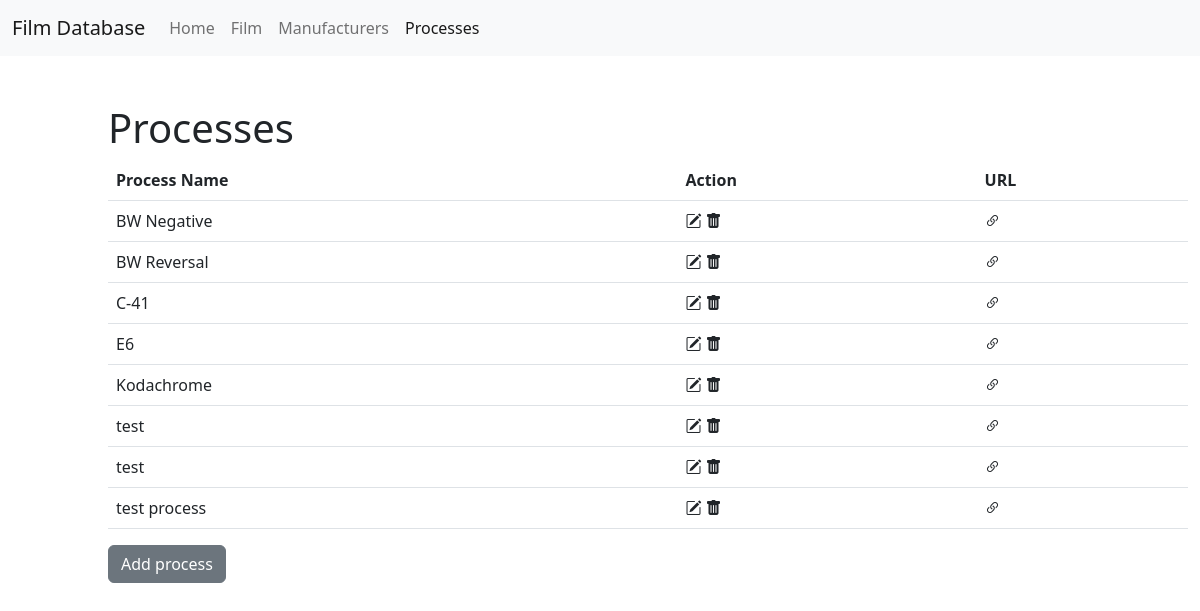
/processes, run on an earlier commit of the app's database.
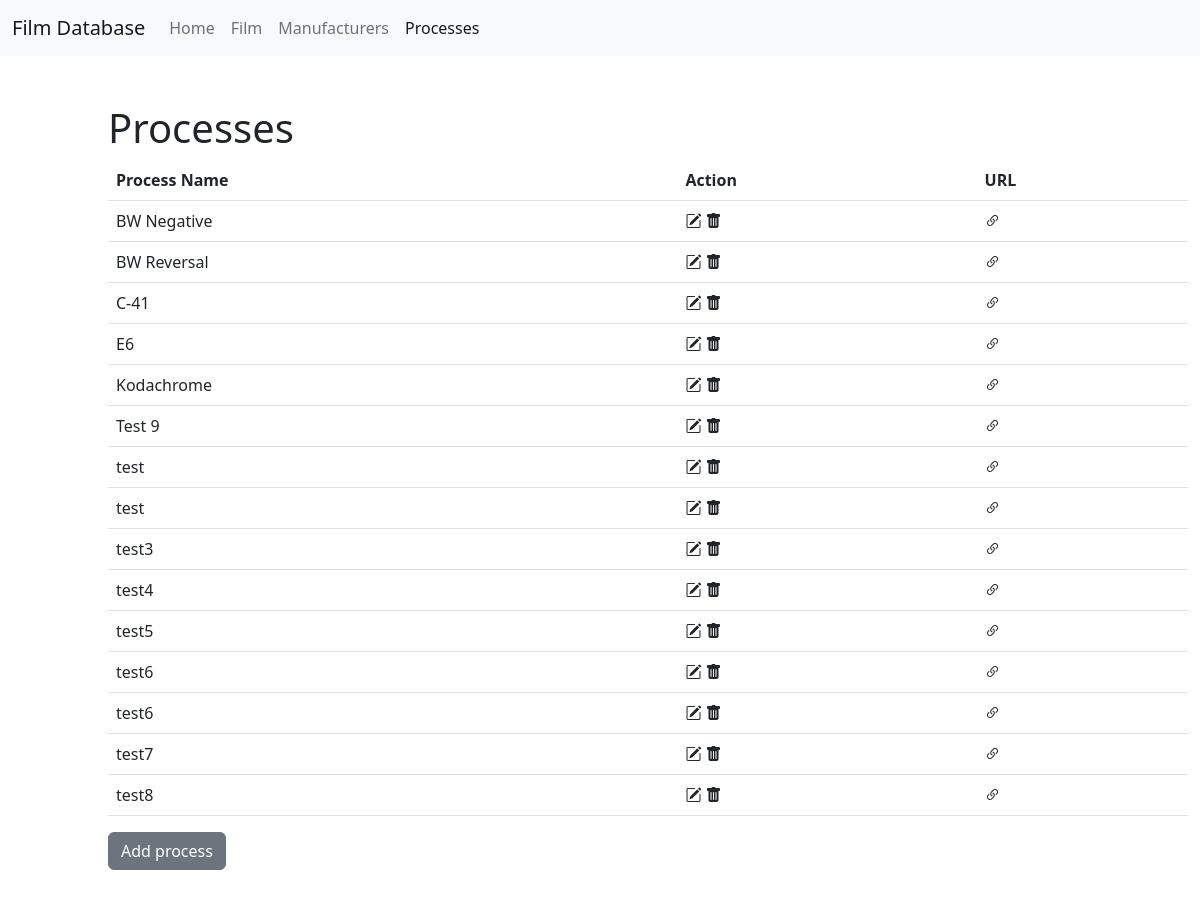
And on a later commit of the database.
### tables this page shows
CREATE TABLE process (
	process_id	INTEGER	PRIMARY KEY	AUTOINCREMENT,
	process_name	TEXT	NOT NULL,
	process_wiki_url	TEXT
);

### app.py (the view, shortened to what this page needs)
@app.route('/processes', methods = ['GET','POST'])
def processes():
    if request.method == 'GET':
        process_info = query_process_info()
        return render_template('process.html', process_info=process_info, title='Processes')

### app.py (called while the page is built)
def query_process_info():
    db_file = 'filmDB.db'
    connection = sqlite3.connect(db_file)
    cursor = connection.cursor()
    cursor.execute("""
    SELECT process_name, process_wiki_url FROM process
    ORDER BY process_name;
    """)
    manufacturer_info = cursor.fetchall()
    connection.commit()
    connection.close()
    return manufacturer_info

### templates/process.html (shortened to what this page needs)
{% extends "base.html" %}
{% block body %}
<section class="m-5" id="manufacturer_table">
  <div class="container m-5 justify-content-center">
    <h1>Processes</h1>
    <table class="table">
      <thead>
        <tr>
          <th scope="col">Process Name</th>
          <th scope="col">Action</th>
          <th scope="col">URL</th>
        </tr>
      </thead>
      <tbody>
        {% for process in process_info %}
        <tr>
          <td>{{ process[0] }}</td>
          <td><a href="#" role="button" class="link-dark"><i class="bi-pencil-square"></i></a>
            <a href="#" role="button" class="link-dark"><i class="bi-trash-fill"></i></a>
          </td>
          <td><a href="{{ process[1] }}" role="button" class="link-dark"><i class="bi-link-45deg"></i></td>
        </tr>
        {% endfor %}
      </tbody>
    </table>
    <a class="btn btn-secondary" href="{{ url_for('add_process') }}" role="button">Add process</a>
  </div>
</section>
{% endblock %}

### templates/base.html (shortened to what this page needs)
<!doctype html>
<html lang="en">
<head>
  <link href="https://cdn.jsdelivr.net/npm/bootstrap@5.2.3/dist/css/bootstrap.min.css" rel="stylesheet"
>
    <link rel="stylesheet" href="https://cdn.jsdelivr.net/npm/bootstrap-icons@1.5.0/font/bootstrap-icons.css">
</head>
<body>
  <nav class="navbar navbar-expand-lg bg-light">
    <div class="container-fluid">
      <a class="navbar-brand" href="#">Film Database</a>
      <div class="collapse navbar-collapse" id="navbarSupportedContent">
        <ul class="navbar-nav me-auto mb-2 mb-lg-0">
          {% if title == 'Home' %}
          <li class="nav-item">
            <a class="nav-link active" aria-current="page" href="{{ url_for('home_page') }}">Home</a>
          </li>
          {% else %}
          <li class="nav-item">
            <a class="nav-link" aria-current="page" href="{{ url_for('home_page') }}">Home</a>
          </li>
          {% endif %}
          {% if title == 'Film' %}
          <li class="nav-item">
            <a class="nav-link active" href="{{ url_for('film') }}">Film</a>
          </li>
          {% else %}
          <li class="nav-item">
            <a class="nav-link" href="{{ url_for('film') }}">Film</a>
          </li>
          {% endif %}
          {% if title == 'Manufacturers' %}
          <li class="nav-item">
            <a class="nav-link active" href="{{ url_for('manufacturers') }}">Manufacturers</a>
          </li>
          {% else %}
          <li class="nav-item">
            <a class="nav-link" href="{{ url_for('manufacturers') }}">Manufacturers</a>
          </li>
          {% endif %}
          {% if title == 'Processes' %}
          <li class="nav-item">
            <a class="nav-link active" href="{{ url_for('processes') }}">Processes</a>
          </li>
          {% else %}
          <li class="nav-item">
            <a class="nav-link" href="{{ url_for('processes') }}">Processes</a>
          </li>
          {% endif %}
        </ul>
      </div>
    </div>
  </nav>
  {% block body %}{% endblock %}
</body>
</html>

What changed in the data, as far as the page shows it:
removed process: process_name "test process"
added process: process_name "Test 9"
added process: process_name "test3"
added process: process_name "test4"
added process: process_name "test5"
added process: process_name "test6"
added process: process_name "test6"
added process: process_name "test7"
added process: process_name "test8"
